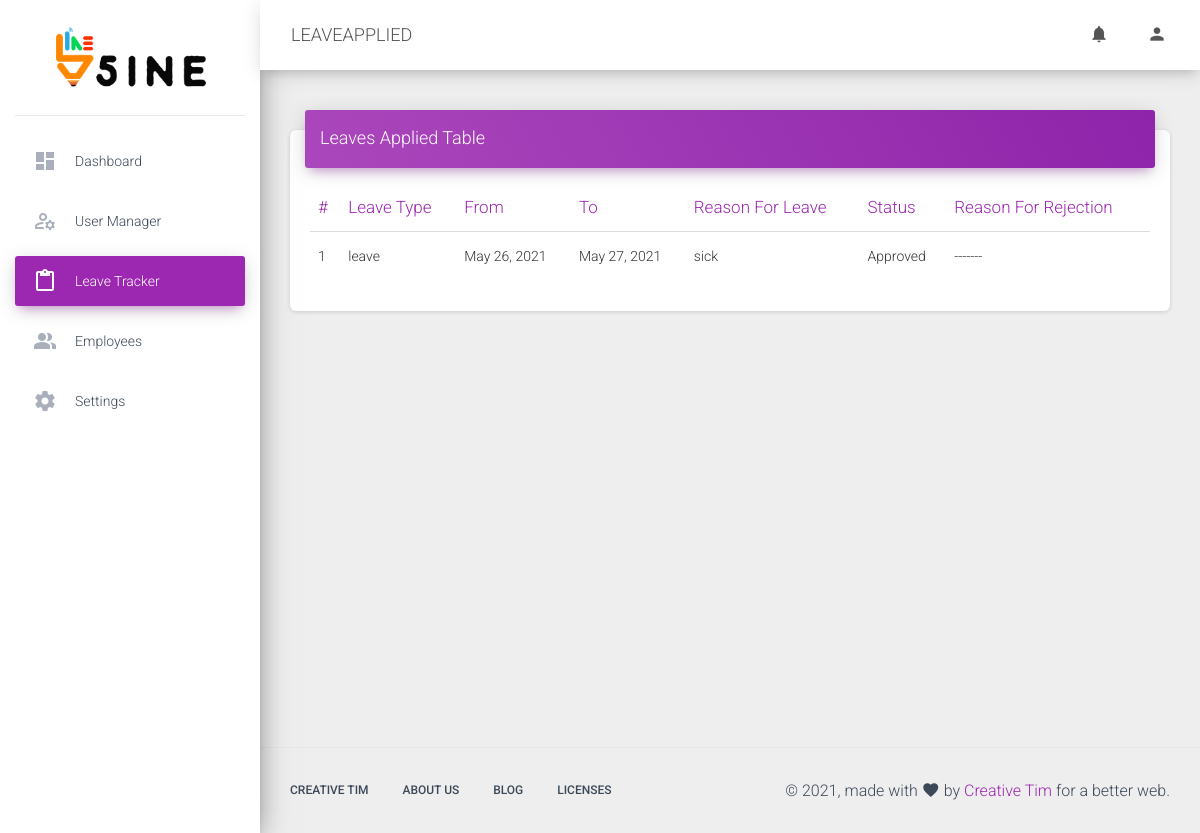
The page /user/leaveapplied/ (signed in) on the database its author committed.
### leave/models.py (models this page shows, shortened)
class ApplyLeave(models.Model):
    Employee = models.ForeignKey(User, on_delete=models.CASCADE)
    Leave_Type = models.ForeignKey(LeaveType, on_delete=models.SET_NULL, null=True)
    Valid_From = models.DateField(auto_now=False, auto_now_add=False,  default=timezone.now)
    Valid_To = models.DateField(auto_now=False, auto_now_add=False,  default=timezone.now)
    Team_Email_ID = models.CharField(max_length=50, blank=True, null=True)
    Reason_For_Leave = models.TextField(default="", blank=True, null=True)
    Reason_For_Rejection = models.TextField(default="", blank=True, null=True)
    Approved = models.BooleanField(default=False)
    Rejected = models.BooleanField(default=False)
    timestamp = models.DateTimeField(auto_now_add=True)

class LeaveType(models.Model):
    PAID = 'PD'
    UNPAID = 'UD'
    ON_DUTY = 'OD'
    RESTRICTED_HOLIDAY = 'RH'
    DAYS = 'DY'
    HOURS = 'HR'
    LEAVE_TYPE_CHOICES = [
        (PAID, 'Paid'),
        (UNPAID, 'Unpaid'),
        (ON_DUTY, 'On Duty'),
        (RESTRICTED_HOLIDAY, 'Restricted Holiday'),
    ]
    UNITS_CHOICES = [
        (DAYS, 'Days'),
        (HOURS, 'Hours'),
    ]
    Name = models.CharField(max_length=50, blank=False, null=False)
    Code = models.CharField(max_length=50, blank=True, null=True)
    Leave_Type = models.CharField(
        max_length=2,
        choices=LEAVE_TYPE_CHOICES,
        default=UNPAID,
    )
    Unit = models.CharField(
        max_length=2,
        choices=UNITS_CHOICES,
        default=DAYS,
    )
    Description = models.TextField(default="", blank=True, null=True)
    Valid_From = models.DateField(auto_now=False, auto_now_add=False,  default=timezone.now)
    Valid_To = models.DateField(auto_now=False, auto_now_add=False,  default=timezone.now)
    Opening_Balance = models.CharField(max_length=50, blank=False, null=False)
    Maximum_Balance = models.CharField(max_length=50, blank=False, null=False)
    Holiday_Between_Leave_Period = models.CharField(max_length=50, blank=False, null=False, default="0")
    To_Be_Applied_Days_In_Advance = models.CharField(max_length=50, blank=False, null=False, default="0")
    Maximum_Number_Of_Consecutive_Days_Of_Leave_Allowed = models.CharField(max_length=50, blank=False, null=False, default="0")
    Minimum_Gap_Between_2_Application_In_Days = models.CharField(max_length=50, blank=False, null=False, default="0")
    def __str__(self):
        return self.Name

### UserAuth/views.py (the view)
# urls.py: path('leaveapplied/', LeaveAppliedTable, name="leaveapplied"),
@login_required
def LeaveAppliedTable(request):
    try:
        userNotif = UserNotification.objects.get(Employee=request.user.id)
        userNotif.LeaveStatus = False
        userNotif.save()
    except:
        userNotif = False
    employees = ApplyLeave.objects.filter(Employee=request.user).order_by('-timestamp')
    return render(request, 'leaveappliedTable.html', {'employees':employees, 'userNotif': userNotif})

### UserAuth/templates/leaveappliedTable.html (shortened to what this page needs)
{% extends 'base.html' %}
{% load static %}
{% block css %}
<link href="{% static 'css/toastr.css'%}" rel="stylesheet" />
{% endblock %}
{% block content %}
{% include 'navbar.html' with userNotif=userNotif %}
      <div class="content">
        <div class="container-fluid">
          <div class="row">
            <div class="col-md-12">
              <div class="card">
                <div class="card-header card-header-primary">
                  <h4 class="card-title ">Leaves Applied Table</h4>
                </div>
                <div class="card-body">
                  <div class="table-responsive">
                    <table class="table">
                      <thead class=" text-primary">
                        <th>
                          #
                        </th>
                        <th>
                          Leave Type
                        </th>
                        <th>
                          From
                        </th>
                        <th>
                          To
                        </th>
                        <th>
                          Reason For Leave
                        </th>
                        <th>
                          Status
                        </th>
                        <th>
                          Reason For Rejection
                        </th>
                      </thead>
                      <tbody>
                          {% if employees %}
                          {% for i in employees %}
                        <tr>
                          <td>
                            {{forloop.counter}}
                          </td>
                          <td>
                            {{i.Leave_Type}}
                          </td>
                          <td>
                            {{i.Valid_From}}
                          </td>
                          <td>
                            {{i.Valid_To}}
                          </td>
                          <td>
                            {{i.Reason_For_Leave}}
                          </td>
                          {% if i.Approved == True %}
                          <td>
                            Approved
                          </td>
                          {% elif i.Rejected == True %}
                          <td>
                            Rejected
                          </td>
                          {% else %}
                          <td>Pending</td>
                          {% endif %}
                          {% if i.Reason_For_Rejection %}
                          <td>
                            {{i.Reason_For_Rejection}}
                          </td>
                          {% else %}
                          <td>-------</td>
                          {% endif %}
                        </tr>
                        {% endfor %}
                        {% else %}
                        <tr>
                            <td colspan="7" style="text-align: center;">No Data Available</td>
                        </tr>
                        {% endif %}
                        </tbody>
                    </table>
                  </div>
                </div>
              </div>
            </div>
          </div>
        </div>
      </div>
{% endblock %}

### rows shown on the page
ApplyLeave: Leave_Type "leave", Valid_From "May 26, 2021", Valid_To "May 27, 2021", Reason_For_Leave "sick", Approved "Approved"

### other values the page prints
{{ request.resolver_match.url_name }} "LEAVEAPPLIED"
